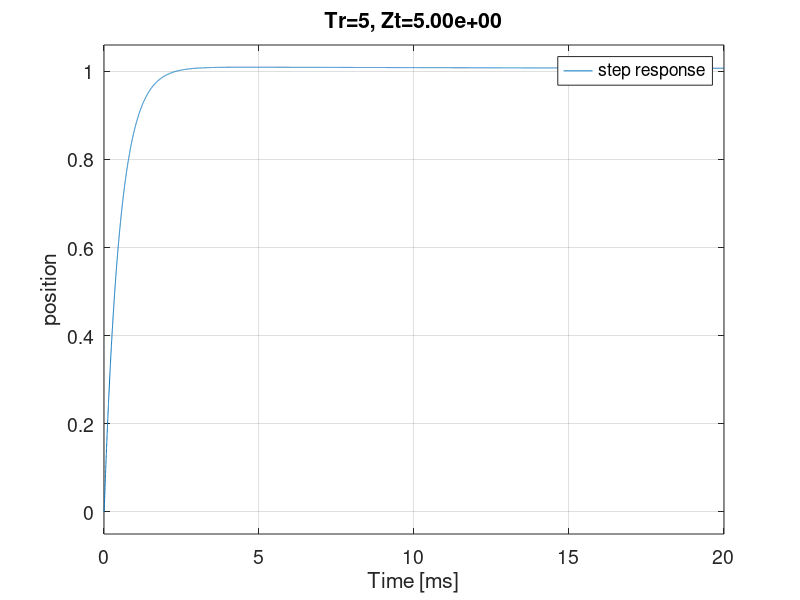

Here is the MATLAB script that generated this plot:
pkg load control;
close all;
clear all;

t = 0.005;
tr = input("INPUT;tr=")
zt = input("INPUT;zt=")

Kt = 0.6;
J = 0.007;
Kp = J/(Kt*tr^2);
Kd = 2*zt*tr*Kp;
Kp
Kd

sysmotor = tf([Kt],[J,0,0]);
sysmotor
sysKp = tf(Kp);
sysKp
sysKd = tf([Kd,0],[t,1]);
sysKd
sysA = sysmotor * (sysKp + sysKd);
fbA = sysA / (sysA + 1);

set(0,'defaultAxesFontSize',14);
set(0,'defaultTextFontSize',20);
step(fbA);
xlabel("Time [ms]");
ylabel("position");
name = ["Tr=", mat2str(tr), ", Zt=", num2str(zt, '%.2e')];
title(strcat(name));
legend("step response");
print -dpdf "file.pdf";

